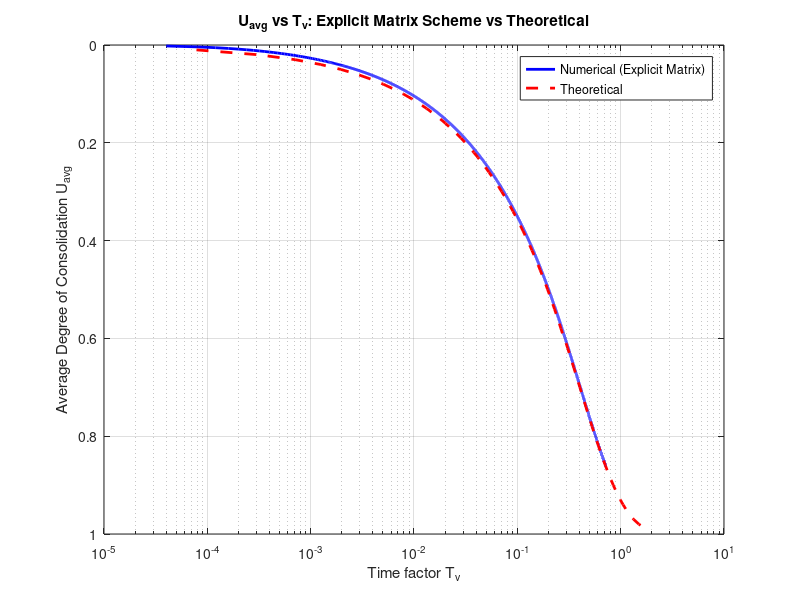
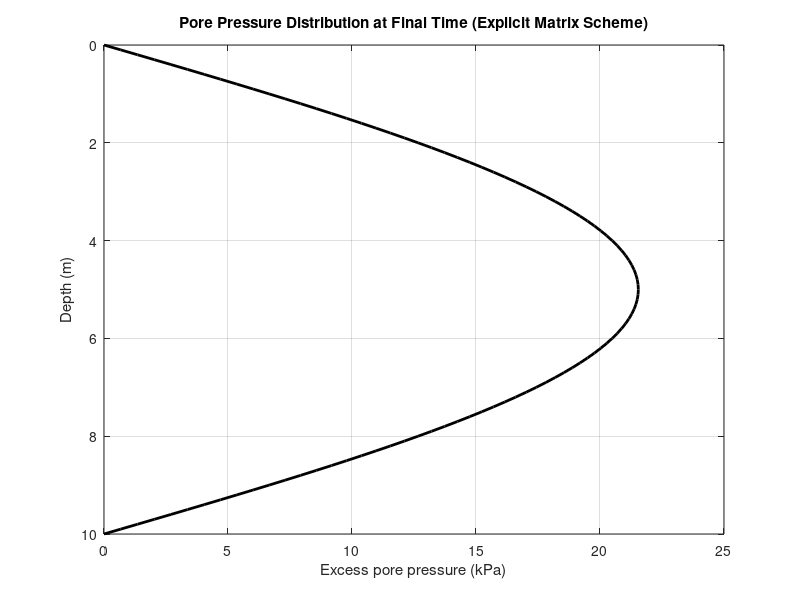

Recreate these plots in MATLAB, in order.
clc
clear
close all
%% Parameters
H = 10.0;                % Thickness of soil layer (m)
Nz = 100;                % Number of spatial divisions
dz = H / Nz;
cv = 1e-4;               % Coefficient of consolidation (m^2/s)
dt = 10;                 % Time step (s)
T = 3600*50;             % Total time (s)
Nt = round(T / dt);
lambda = cv * dt / dz^2;

% Stability check for explicit scheme
if lambda > 0.5
    warning('Stability condition violated: lambda = %f > 0.5', lambda);
end

%% Grid and time
z = linspace(0, H, Nz+1);
t = linspace(0, T, Nt+1);

%% Initial condition
u = zeros(Nz+1, Nt+1);   % u(z,t)
u(:,1) = 100;            % Initial excess pore pressure (kPa)

%% Boundary conditions: double drainage (u=0 at top and bottom)
u(1,:) = 0;
u(end,:) = 0;

%% Coefficient matrix B for explicit scheme (interior nodes only)
main_diag = (1 - 2*lambda) * ones(Nz-1, 1);
off_diag = lambda * ones(Nz-2, 1);
B = diag(main_diag) + diag(off_diag, 1) + diag(off_diag, -1);

%% Time stepping loop
for n = 1:Nt
    % Right-hand side is u(:,n) at interior nodes
    b = u(2:Nz, n);

    % Explicit update: u_new = B * b
    u_new = B * b;

    % Update u (keep boundaries at 0)
    u(2:Nz, n+1) = u_new;
end

%% Compute Uavg and Tv
Tv = cv * t / (H/2)^2;
area(1) = 100 * H;

for n = 1:Nt+1
    area(n) = polyarea(u(:,n), z');
    Uavg(n) = 1 - (area(n)/area(1));
end

%% Theoretical solution for comparison
Uavg_theory = 0.01:0.01:0.99;

for ii = 1:length(Uavg_theory)
    if Uavg_theory(ii) <= 0.6
        Tv_theory(ii) = (pi/4)*(Uavg_theory(ii)^2);
    else
        Tv_theory(ii) = -0.085 - 0.933 * log10(1 - Uavg_theory(ii));
    end
end

%% Plot Uavg vs Tv
figure;
semilogx(Tv, Uavg, 'b-', 'LineWidth', 2);
hold on;
semilogx(Tv_theory, Uavg_theory, 'r--', 'LineWidth', 2);
set(gca,'Ydir','reverse');
xlabel('Time factor T_v');
ylabel('Average Degree of Consolidation U_{avg}');
title('U_{avg} vs T_v: Explicit Matrix Scheme vs Theoretical');
legend('Numerical (Explicit Matrix)', 'Theoretical');
grid on;

%% Plot final pressure profile
figure;
plot(u(:,end), z, 'k-', 'LineWidth', 2);
set(gca, 'YDir', 'reverse');
xlabel('Excess pore pressure (kPa)');
ylabel('Depth (m)');
title('Pore Pressure Distribution at Final Time (Explicit Matrix Scheme)');
grid on;